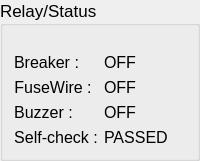
               <widget class="QGroupBox" name="m_edge_2">
                <property name="font">
                 <font>
                  <pointsize>13</pointsize>
                 </font>
                </property>
                <property name="title">
                 <string>Relay/Status</string>
                </property>
                <layout class="QVBoxLayout" name="verticalLayout_17">
                 <property name="topMargin">
                  <number>27</number>
                 </property>
                 <item>
                  <layout class="QFormLayout" name="formLayout_31">
                   <property name="labelAlignment">
                    <set>Qt::AlignLeading|Qt::AlignLeft|Qt::AlignVCenter</set>
                   </property>
                   <item row="0" column="0">
                    <widget class="QLabel" name="label_103">
                     <property name="font">
                      <font>
                       <pointsize>12</pointsize>
                       <weight>50</weight>
                       <bold>false</bold>
                      </font>
                     </property>
                     <property name="text">
                      <string>Breaker :</string>
                     </property>
                     <property name="alignment">
                      <set>Qt::AlignCenter</set>
                     </property>
                    </widget>
                   </item>
                   <item row="0" column="1">
                    <widget class="QLabel" name="m_breaker">
                     <property name="font">
                      <font>
                       <pointsize>12</pointsize>
                       <weight>50</weight>
                       <bold>false</bold>
                      </font>
                     </property>
                     <property name="text">
                      <string>OFF</string>
                     </property>
                     <property name="alignment">
                      <set>Qt::AlignLeading|Qt::AlignLeft|Qt::AlignVCenter</set>
                     </property>
                    </widget>
                   </item>
                   <item row="1" column="0">
                    <widget class="QLabel" name="label_104">
                     <property name="font">
                      <font>
                       <pointsize>12</pointsize>
                       <weight>50</weight>
                       <bold>false</bold>
                      </font>
                     </property>
                     <property name="text">
                      <string>FuseWire :</string>
                     </property>
                     <property name="alignment">
                      <set>Qt::AlignCenter</set>
                     </property>
                    </widget>
                   </item>
                   <item row="1" column="1">
                    <widget class="QLabel" name="m_fusewire">
                     <property name="font">
                      <font>
                       <pointsize>12</pointsize>
                       <weight>50</weight>
                       <bold>false</bold>
                      </font>
                     </property>
                     <property name="text">
                      <string>OFF</string>
                     </property>
                     <property name="alignment">
                      <set>Qt::AlignLeading|Qt::AlignLeft|Qt::AlignVCenter</set>
                     </property>
                    </widget>
                   </item>
                   <item row="3" column="0">
                    <widget class="QLabel" name="label_105">
                     <property name="font">
                      <font>
                       <pointsize>12</pointsize>
                       <weight>50</weight>
                       <bold>false</bold>
                      </font>
                     </property>
                     <property name="text">
                      <string>Self-check :</string>
                     </property>
                     <property name="alignment">
                      <set>Qt::AlignCenter</set>
                     </property>
                    </widget>
                   </item>
                   <item row="3" column="1">
                    <widget class="QLabel" name="m_selfcheck">
                     <property name="font">
                      <font>
                       <pointsize>12</pointsize>
                       <weight>50</weight>
                       <bold>false</bold>
                      </font>
                     </property>
                     <property name="text">
                      <string notr="true">PASSED</string>
                     </property>
                     <property name="alignment">
                      <set>Qt::AlignLeading|Qt::AlignLeft|Qt::AlignVCenter</set>
                     </property>
                    </widget>
                   </item>
                   <item row="2" column="0">
                    <widget class="QLabel" name="label_106">
                     <property name="font">
                      <font>
                       <pointsize>12</pointsize>
                       <weight>50</weight>
                       <bold>false</bold>
                      </font>
                     </property>
                     <property name="text">
                      <string>Buzzer :</string>
                     </property>
                     <property name="alignment">
                      <set>Qt::AlignCenter</set>
                     </property>
                    </widget>
                   </item>
                   <item row="2" column="1">
                    <widget class="QLabel" name="m_buzzer">
                     <property name="font">
                      <font>
                       <pointsize>12</pointsize>
                       <weight>50</weight>
                       <bold>false</bold>
                      </font>
                     </property>
                     <property name="text">
                      <string>OFF</string>
                     </property>
                     <property name="alignment">
                      <set>Qt::AlignLeading|Qt::AlignLeft|Qt::AlignVCenter</set>
                     </property>
                    </widget>
                   </item>
                  </layout>
                 </item>
                </layout>
               </widget>
